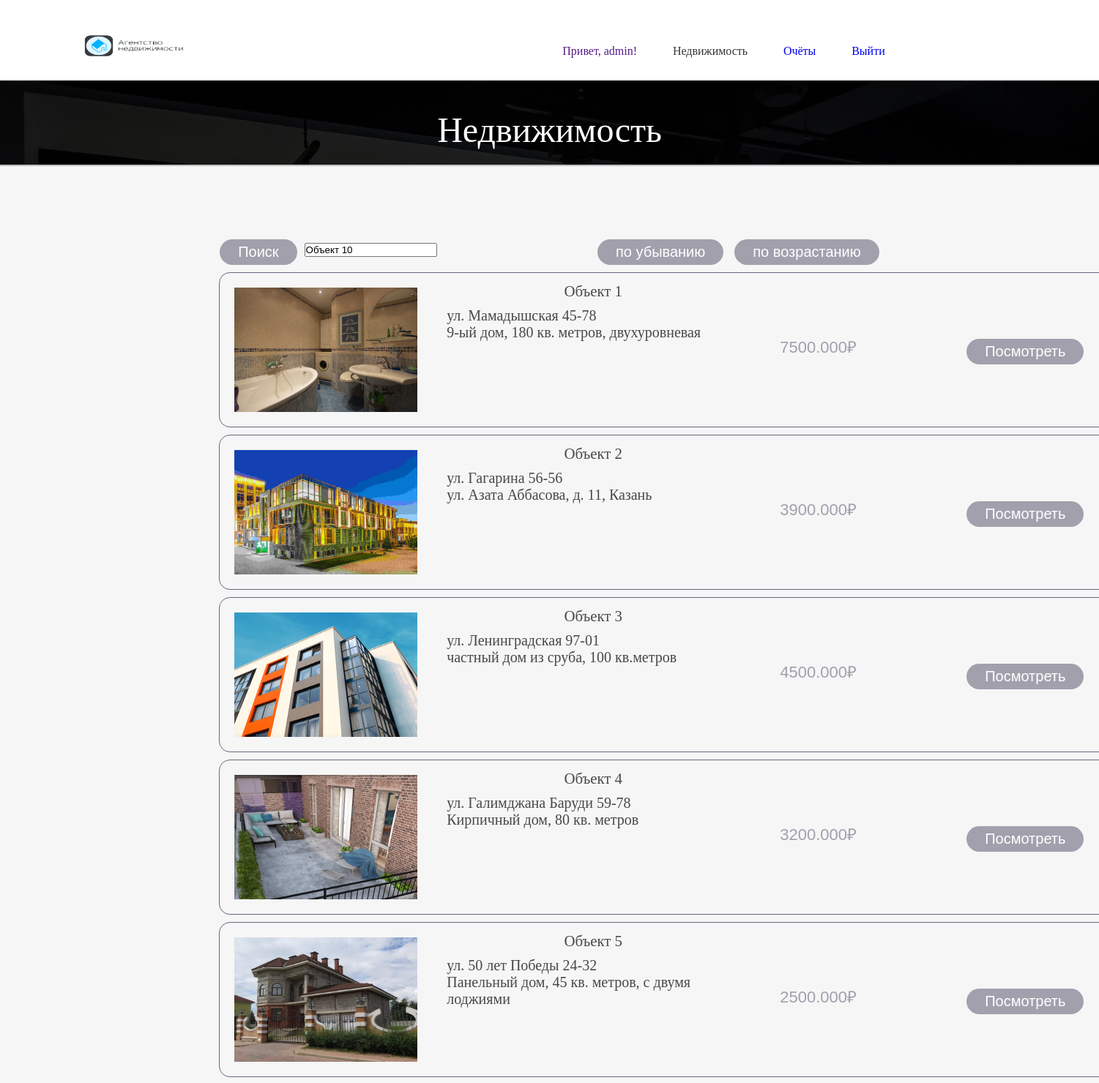
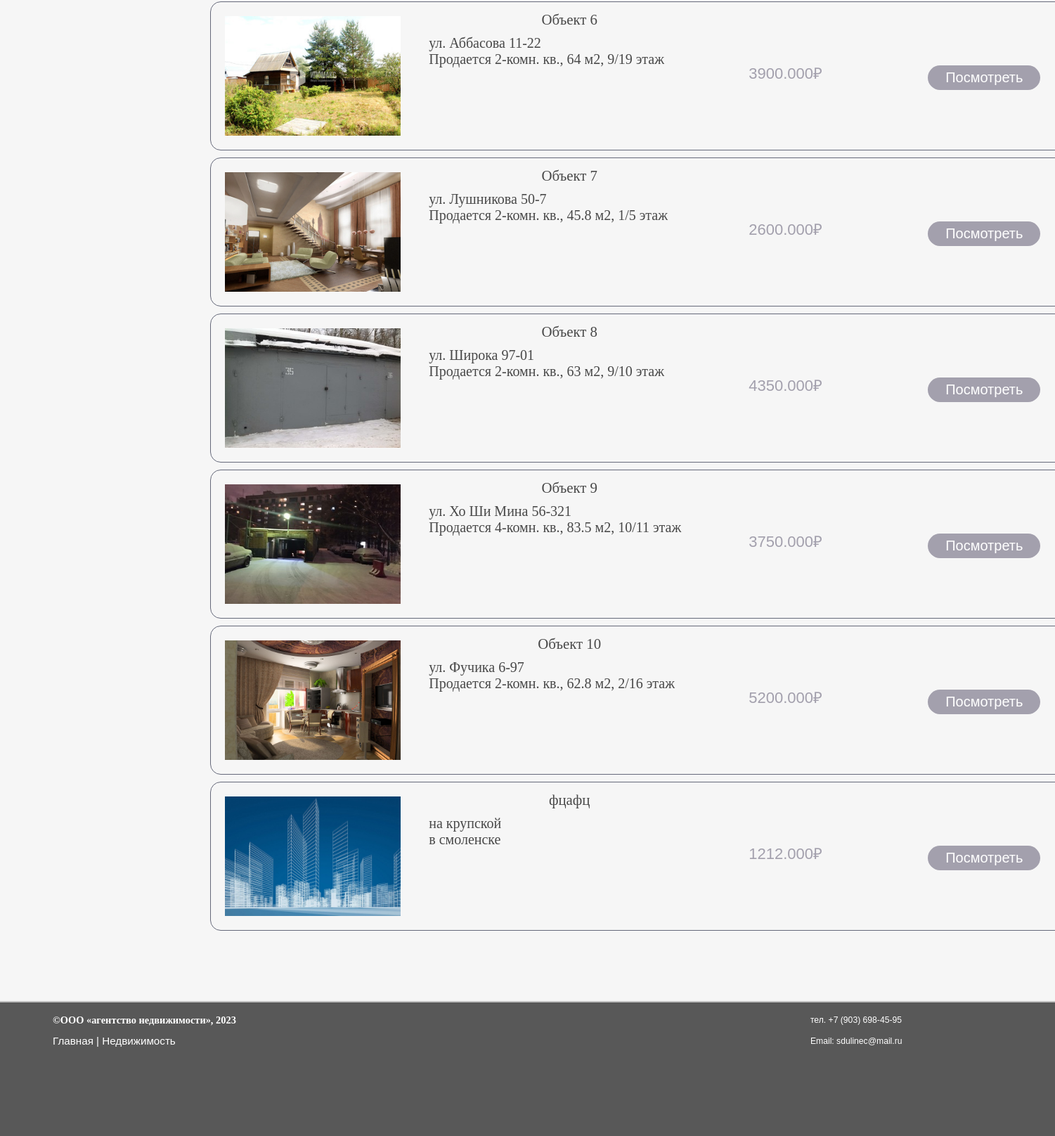
Page /testitgrade/house.php (signed in) on the committed database (2 pictures, top to bottom).
### tables this page shows
CREATE TABLE `houses` (
  `House_id` int(11) NOT NULL,
  `Name` varchar(255) DEFAULT NULL,
  `Adress` varchar(100) DEFAULT NULL,
  `Description` varchar(255) DEFAULT NULL,
  `Price` decimal(65,3) DEFAULT NULL,
  `Type` int(11) DEFAULT NULL,
  `img` varchar(255) DEFAULT NULL
);

### testitgrade/house.php (the view, shortened to what this page needs)
<?php
$mysql = new mysqli('localhost','root','root','test_itgrade');
$sql3 = mysqli_query($mysql, "SELECT * FROM `houses`");
 ?>
<!DOCTYPE html>
<html>
<head>
	<link rel="stylesheet" type="text/css" href="stel3.css">
</head>
<body >
<header id="header">
	<div id="logo"  onclick="slowScroll('#top')">
	<a href="index.php"><img  class="mg" src="logo.png"></a>
	</div>
	<div id="about">
	</div>
	<div id="vhod">
		<?php if($_COOKIE['user'] == ''): ?>
			<a href="#papup_1" class="link">Недвижимость</a>
			<a href="#papup_1" class="link">Вход</a>
		<?php elseif ($_COOKIE['user'] == 'admin') :?>
			<a class="profile_1" href="">Привет, <?=$_COOKIE['user'] ?>!</a>
			<a href="#papup_1" class="link">Недвижимость</a>
			<a href="house.php">Очёты</a>
			<a href="/exit.php">Выйти</a>
		<?php else :($_COOKIE['user']) ?>
			<a class="profile_1" href="profile.php?id=<?=$_COOKIE['user_id'] ?>">Привет, <?=$_COOKIE['user'] ?>!</a>
			<a href="#papup_1" class="link">Недвижимость</a>
			<a href="/exit.php">Выйти</a>
		<?php endif; ?>
	</div>
</header>
	<div id="top">
		<h4>Недвижимость</h4>
		<h3></h3>
	</div>
	<div id="main">
		<div class="search1" onload="onload();">
			<input type="text" name="sertch" class="enter" value="Объект 10" id="src"/>
			<input type="button" value="Поиск" id="kk" />
		</div>
		<div class="search">
			<a data-id="1" class="btn descending">по возрастанию</a>
		</div>
		<div class="search">
			<a data-id="1" class="btn ascending">по убыванию</a>
		</div>
		<div class="intros">
			<?php while ($result3 = mysqli_fetch_array($sql3)):?>
				<div class="block" data-quantity="1">
				    <div class="inside">
						<div class="img-profle">
							<img class="img-house" src="images/<?= $result3['img']?>">
						</div>
                    <div class="description">
						<div class="name"><?php echo"{$result3['Name']}"; ?></div>
						<div class="text1"><?php echo ($result3['Adress']) ?></div>
						<div class="text1"><?php echo ($result3['Description']) ?></div>
                    </div>
                    <div class="price">
						<div class="text"><?php echo ($result3['Price']) ?>₽</div>
                    </div>
                <div class="add">
                	<a data-id="<?php echo"{$result3['House_id']}"; ?>" href="orders.php?id=<?= $result3['House_id']?>" class="btn item_add_to_cart2">Посмотреть</a>
                </div>
                <div class="add">
                </div>
                </div>
            </div>
            <?php endwhile; ?>
		</div>
	</div>
<div id="PD">
	<div class="V1">
		<span class="heading">©ООО «агентство недвижимости», 2023</span>
		<p><a href="index.php">Главная</a> | <a href="#papup_3">Недвижимость</a>
	</div>
	<div class="F1">
		<p>тел. +7 (903) 698-45-95</p>
		<p>Email: sdulinec@mail.ru</p>
	</div>
</div>
</body>
</html>

### testitgrade/stel3.css (style rules this page uses)
* { margin: 0; padding: 0; outline: none;; }
h1, h2, h3, h4, h5 { font-family: 'Roboto Slab', serif; font-weight: lighter; text-align: center; }
body,html { width: 100%; height: auto; background: #5e5e5e; }
body { background-color: #fafafa; font-family: Trebuchet MS,Heverica; }
a.link { color: #343434; text-decoration: none; }
header { width: 100%; padding: 10px 0.5% 0px 0.5%; background: #fff; float: left; position: fixed; }
header #logo { color: #fff; cursor: pointer; }
header #logo img { width: 190px; height: 80px; padding-left: 80px; }
@media (min-width: 701px) { #logo { float: left; width: 20%; font-size:1.1em; } }
@media (min-width: 701px) { #about { float: left; width: 520px; } }
#about { text-align: center; font-size: 1em; line-height: 40px; padding-top: 15px; margin-bottom: 10px; }
#vhod { text-align: center; float: right; font-size: 1em; width: 640px; line-height: 40px; padding-top: 15px; padding-right: 200px; margin-bottom: 10px; }
#vhod a:not(:last-child) { margin-right: 7%; }
#vhod a { text-decoration: none; }
#top { width: 100%; height: auto; background-image: url(images/dsc-8159.jpg); background-blend-mode: multiply; background-color: #2e3a44; background-size: cover; text-align: center; font-size: 3em; }
@media (min-width: 1001px) { #top { font-size: 3em; } }
#top h4 { color: #fff; padding-top: 10% }
#top h3 { color: #ccc; padding: 10px; }
#main { padding: 80px 20%; width: 60%; float: left; background-color: #f6f6f6; border-top: 2px solid silver; color: #484848; font-size: 1.3em; }
@media (min-width: 1401px) { #main { padding: 100px 20%; width: 60%; } }
#main .intro, .text ,.intro1 ,.text2 { width: 48%; margin-right: 2%; float: left; }
#PD { padding: 10px 5%; width: 90%; height: 170px; background-color: #585858; border-top: 2px solid silver; float: left; }
#PD { font-size: 1em; line-height: 30px; }
#PD .heading { color: #fff; font-size: 0.9em; font-weight: bold; }
#PD p { font-family: Arimo, Helvetica, sans-serif; -webkit-font-smoothing: antialiased; color: #fff; font-size: 0.95em; }
#PD .V1 { float: left; left: 20px; top: 5px; width: 300px; height: 64px; }
#PD a { text-decoration: none; color: #fff }
#PD .F1 { float: right; right: 20px; top: 20px; width: 273px; height: 64px; }
#PD .F1 { font-size: 0.8em; }
img, .img-profle { width: 250px; height: 170px; padding: 10px; display: block; margin-left: auto; float: left; margin-right: auto; }
.block .btn { display: inline-block; box-sizing: border-box; cursor: pointer; font-family: Arial; height: 35px; border-radius: 18px; padding: 0 25px; color: #fff; font-family: 'Rotonda', arial, sans-serif; font-size: 20px; text-decoration: none; background-color: #a3a0ad; line-height: 35px; border: 0; float: left; }
.inside { border: 1px solid transparent; border-radius: 15px; position: relative; float: left; border-color: #65697a; margin-left: -1px; margin-right: -1px; width: max-content; margin-top: 10px; height: 210px; }
.name { margin-bottom: 10px; }
.description { height: 183px; position: relative; overflow: hidden; float: left; margin-bottom: 20px; padding: 13px 40px; width: 400px; }
.price { font-size: 22px; color: #a3a0ad; line-height: 24px; width: 210px; float: left; padding: 90px 15px; font-family: 'Rotonda', arial, sans-serif; margin-bottom: 20px; }
.text1 { text-align: left; font-size: 20px; }
.add { padding: 90px 15px;; width: 160px; float: left; height: 35px; }
.block { text-align: center; border-color: #d6d4d4; box-sizing: border-box; margin-bottom: 0; height: 75px; width: max-content; }
.btn { display: inline-block; box-sizing: border-box; cursor: pointer; font-family: Arial; height: 35px; border-radius: 18px; padding: 0 25px; margin-left: 15px; color: #fff; font-family: 'Rotonda', arial, sans-serif; font-size: 20px; text-decoration: none; background-color: #a3a0ad; line-height: 35px; border: 0; float: left; }
.search { float: right; }
.search1 { float: left; }
input[type="text"] { margin-left: 10px; }
input#kk { display: inline-block; box-sizing: border-box; cursor: pointer; font-family: Arial; height: 35px; border-radius: 18px; padding: 0 25px; color: #fff; font-family: 'Rotonda', arial, sans-serif; font-size: 20px; text-decoration: none; background-color: #a3a0ad; line-height: 35px; border: 0; float: left; }

### rows in the picture
houses: img (picture), Name "Объект 1", Adress "ул. Мамадышская 45-78", Description "9-ый дом, 180 кв. метров, двухуровневая", Price "7500.000"
houses: img (picture), Name "Объект 2", Adress "ул. Гагарина 56-56", Description "ул. Азата Аббасова, д. 11, Казань", Price "3900.000"
houses: img (picture), Name "Объект 3", Adress "ул. Ленинградская 97-01", Description "частный дом из сруба, 100 кв.метров", Price "4500.000"
houses: img (picture), Name "Объект 4", Adress "ул. Галимджана Баруди 59-78", Description "Кирпичный дом, 80 кв. метров", Price "3200.000"
houses: img (picture), Name "Объект 5", Adress "ул. 50 лет Победы 24-32", Description "Панельный дом, 45 кв. метров, с двумя лоджиями", Price "2500.000"
houses: img (picture), Name "Объект 6", Adress "ул. Аббасова 11-22", Description "Продается 2-комн. кв., 64 м2, 9/19 этаж", Price "3900.000"
houses: img (picture), Name "Объект 7", Adress "ул. Лушникова 50-7", Description "Продается 2-комн. кв., 45.8 м2, 1/5 этаж", Price "2600.000"
houses: img (picture), Name "Объект 8", Adress "ул. Широка 97-01", Description "Продается 2-комн. кв., 63 м2, 9/10 этаж", Price "4350.000"
houses: img (picture), Name "Объект 9", Adress "ул. Хо Ши Мина 56-321", Description "Продается 4-комн. кв., 83.5 м2, 10/11 этаж", Price "3750.000"
houses: img (picture), Name "Объект 10", Adress "ул. Фучика 6-97", Description "Продается 2-комн. кв., 62.8 м2, 2/16 этаж", Price "5200.000"
houses: img (picture), Name "фцафц", Adress "на крупской", Description "в смоленске", Price "1212.000"

### other values in the picture
$_COOKIE['user'] "admin"
